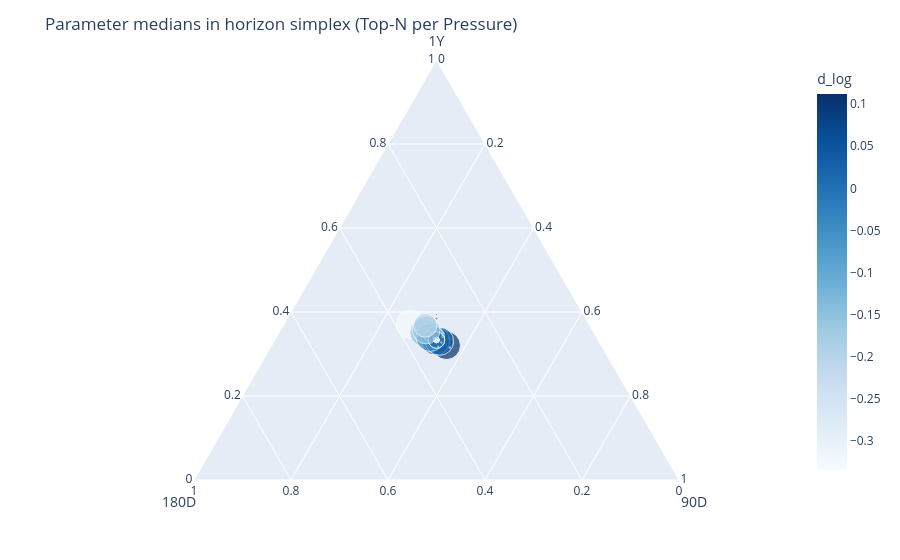

Notebook cell for this chart:
### Code cell
G = (df.groupby(['Pressure','Parametre_label'])[mean_cols]
        .median().reset_index())
G['sum'] = G[mean_cols].sum(1).replace(0, np.nan)
G['w1']  = G['Mean1Y']/G['sum']
G['w18'] = G['Mean180Days']/G['sum']
G['w9']  = G['Mean90Days']/G['sum']
G['d_log'] = np.log1p(G['Mean90Days'].clip(lower=0)) - np.log1p(G['Mean1Y'].clip(lower=0))

out = []
topN = 25
for pr, sub in G.groupby('Pressure', sort=False):
    out.append(sub.nlargest(topN, 'sum'))
S = pd.concat(out, ignore_index=True)

# Remove rows with NaN values in the 'sum' column to avoid errors
S = S[S['sum'].notna()]

fig = px.scatter_ternary(
    S, a='w1', b='w18', c='w9',
    color='d_log', color_continuous_scale='Blues',
    size=np.clip(S['sum'], S['sum'].quantile(0.05), S['sum'].quantile(0.95)),
    hover_data={'Pressure':True, 'Parametre_label':True,
                'Mean1Y':':.3g','Mean180Days':':.3g','Mean90Days':':.3g','d_log':':.3g',
                'w1':':.2f','w18':':.2f','w9':':.2f'}
)
fig.update_layout(title='Parameter medians in horizon simplex (Top-N per Pressure)',
                  ternary=dict(aaxis_title='1Y', baxis_title='180D', caxis_title='90D'))
fig.show()
